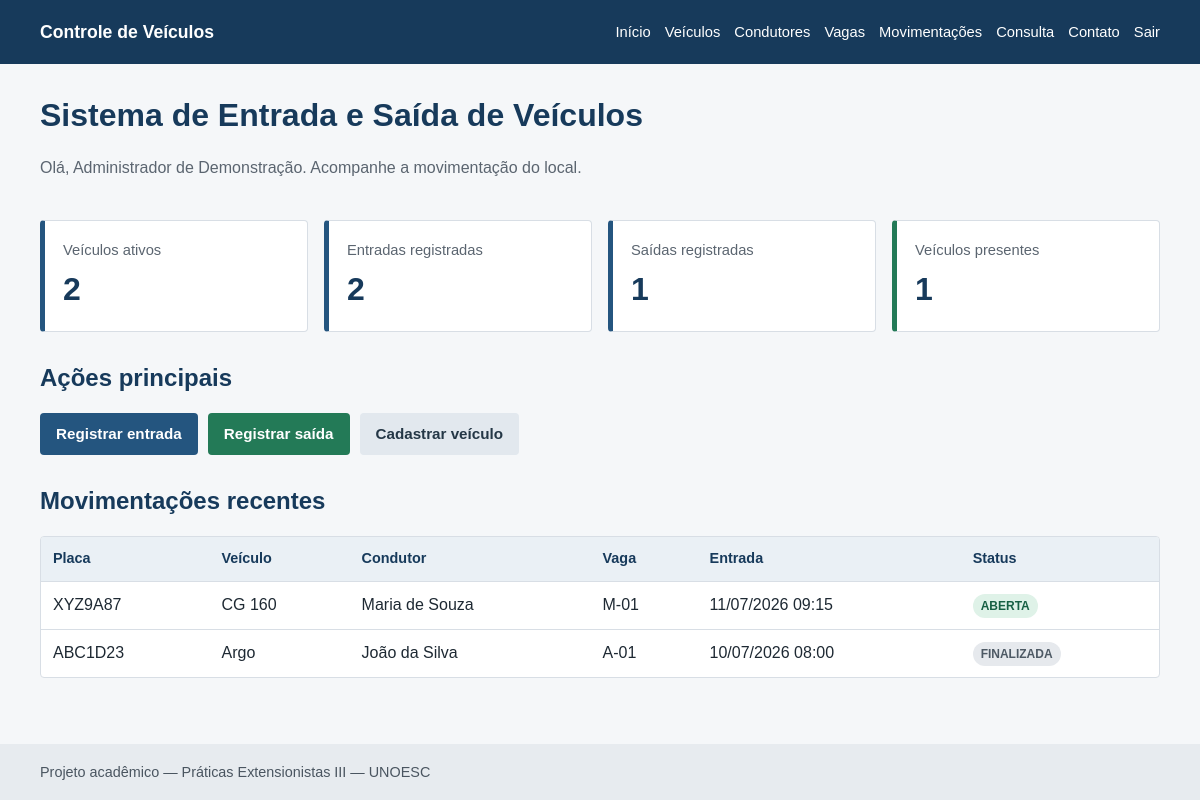
/index.php (signed in), run on the app's committed database.
### tables this page shows
CREATE TABLE movimentacoes (
    id_movimentacao INT UNSIGNED AUTO_INCREMENT PRIMARY KEY,
    id_veiculo INT UNSIGNED NOT NULL,
    id_condutor INT UNSIGNED NOT NULL,
    id_vaga INT UNSIGNED NOT NULL,
    id_usuario_entrada INT UNSIGNED NOT NULL,
    id_usuario_saida INT UNSIGNED NULL,
    data_hora_entrada DATETIME NOT NULL DEFAULT CURRENT_TIMESTAMP,
    data_hora_saida DATETIME NULL,
    motivo_visita VARCHAR(150) NULL,
    observacao VARCHAR(255) NULL,
    status ENUM('ABERTA', 'FINALIZADA') NOT NULL DEFAULT 'ABERTA',
    CONSTRAINT fk_movimentacoes_veiculo FOREIGN KEY (id_veiculo)
        REFERENCES veiculos (id_veiculo) ON UPDATE CASCADE ON DELETE RESTRICT,
    CONSTRAINT fk_movimentacoes_condutor FOREIGN KEY (id_condutor)
        REFERENCES condutores (id_condutor) ON UPDATE CASCADE ON DELETE RESTRICT,
    CONSTRAINT fk_movimentacoes_vaga FOREIGN KEY (id_vaga)
        REFERENCES vagas (id_vaga) ON UPDATE CASCADE ON DELETE RESTRICT,
    CONSTRAINT fk_movimentacoes_usuario_entrada FOREIGN KEY (id_usuario_entrada)
        REFERENCES usuarios (id_usuario) ON UPDATE CASCADE ON DELETE RESTRICT,
    CONSTRAINT fk_movimentacoes_usuario_saida FOREIGN KEY (id_usuario_saida)
        REFERENCES usuarios (id_usuario) ON UPDATE CASCADE ON DELETE RESTRICT,
    INDEX idx_movimentacoes_entrada (data_hora_entrada),
    INDEX idx_movimentacoes_saida (data_hora_saida),
    INDEX idx_movimentacoes_status_veiculo (status, id_veiculo)
);

CREATE TABLE veiculos (
    id_veiculo INT UNSIGNED AUTO_INCREMENT PRIMARY KEY,
    id_condutor INT UNSIGNED NOT NULL,
    placa VARCHAR(8) NOT NULL UNIQUE,
    marca VARCHAR(50) NOT NULL,
    modelo VARCHAR(80) NOT NULL,
    cor VARCHAR(40) NOT NULL,
    ano_modelo SMALLINT UNSIGNED NULL,
    tipo_veiculo ENUM('CARRO', 'MOTO', 'UTILITARIO', 'OUTRO') NOT NULL DEFAULT 'CARRO',
    observacao VARCHAR(255) NULL,
    status ENUM('ATIVO', 'INATIVO') NOT NULL DEFAULT 'ATIVO',
    created_at DATETIME NOT NULL DEFAULT CURRENT_TIMESTAMP,
    updated_at DATETIME NOT NULL DEFAULT CURRENT_TIMESTAMP ON UPDATE CURRENT_TIMESTAMP,
    CONSTRAINT fk_veiculos_condutor FOREIGN KEY (id_condutor)
        REFERENCES condutores (id_condutor)
        ON UPDATE CASCADE ON DELETE RESTRICT,
    INDEX idx_veiculos_placa (placa),
    INDEX idx_veiculos_modelo (modelo)
);

CREATE TABLE condutores (
    id_condutor INT UNSIGNED AUTO_INCREMENT PRIMARY KEY,
    nome VARCHAR(120) NOT NULL,
    cpf CHAR(11) NULL UNIQUE,
    telefone VARCHAR(20) NULL,
    email VARCHAR(150) NULL,
    tipo_condutor ENUM('FUNCIONARIO', 'VISITANTE', 'PRESTADOR', 'OUTRO') NOT NULL DEFAULT 'VISITANTE',
    unidade_setor VARCHAR(100) NULL,
    status ENUM('ATIVO', 'INATIVO') NOT NULL DEFAULT 'ATIVO',
    created_at DATETIME NOT NULL DEFAULT CURRENT_TIMESTAMP,
    updated_at DATETIME NOT NULL DEFAULT CURRENT_TIMESTAMP ON UPDATE CURRENT_TIMESTAMP,
    INDEX idx_condutores_nome (nome)
);

CREATE TABLE vagas (
    id_vaga INT UNSIGNED AUTO_INCREMENT PRIMARY KEY,
    codigo VARCHAR(20) NOT NULL UNIQUE,
    setor VARCHAR(80) NOT NULL,
    tipo_vaga ENUM('CARRO', 'MOTO', 'UTILITARIO', 'GERAL') NOT NULL DEFAULT 'GERAL',
    status ENUM('LIVRE', 'OCUPADA', 'INATIVA') NOT NULL DEFAULT 'LIVRE',
    observacao VARCHAR(255) NULL,
    created_at DATETIME NOT NULL DEFAULT CURRENT_TIMESTAMP,
    updated_at DATETIME NOT NULL DEFAULT CURRENT_TIMESTAMP ON UPDATE CURRENT_TIMESTAMP
);

### src/includes/helpers.php (called while the page is built, shortened)
<?php
function e(?string $value): string
{
    return htmlspecialchars($value ?? '', ENT_QUOTES, 'UTF-8');
}
function url(string $path = ''): string
{
    $script = str_replace('\\', '/', dirname($_SERVER['SCRIPT_NAME'] ?? '/'));
    $base = preg_replace('#/(veiculos|condutores|vagas|movimentacoes|relatorios)$#', '', $script);
    return rtrim($base ?: '/', '/') . '/' . ltrim($path, '/');
}

### src/index.php (the view, shortened to what this page needs)
<?php
$pdo = db();
$resumo = [
    'veiculos' => (int) $pdo->query("SELECT COUNT(*) FROM veiculos WHERE status = 'ATIVO'")->fetchColumn(),
    'entradas' => (int) $pdo->query('SELECT COUNT(*) FROM movimentacoes')->fetchColumn(),
    'saidas' => (int) $pdo->query("SELECT COUNT(*) FROM movimentacoes WHERE status = 'FINALIZADA'")->fetchColumn(),
    'presentes' => (int) $pdo->query("SELECT COUNT(*) FROM movimentacoes WHERE status = 'ABERTA'")->fetchColumn(),
];
$recentes = $pdo->query("SELECT m.*, v.placa, v.modelo, c.nome AS condutor, vg.codigo AS vaga
    FROM movimentacoes m
    JOIN veiculos v ON v.id_veiculo = m.id_veiculo
    JOIN condutores c ON c.id_condutor = m.id_condutor
    JOIN vagas vg ON vg.id_vaga = m.id_vaga
    ORDER BY m.data_hora_entrada DESC LIMIT 5")->fetchAll();
require __DIR__ . '/includes/header.php';
?>
<div class="page-heading">
    <div><h1>Sistema de Entrada e Saída de Veículos</h1><p>Olá, <?= e($_SESSION['usuario']['nome']) ?>. Acompanhe a movimentação do local.</p></div>
</div>
<section class="stats-grid" aria-label="Resumo">
    <article class="stat"><span>Veículos ativos</span><strong><?= $resumo['veiculos'] ?></strong></article>
    <article class="stat"><span>Entradas registradas</span><strong><?= $resumo['entradas'] ?></strong></article>
    <article class="stat"><span>Saídas registradas</span><strong><?= $resumo['saidas'] ?></strong></article>
    <article class="stat highlight"><span>Veículos presentes</span><strong><?= $resumo['presentes'] ?></strong></article>
</section>
<section>
    <h2>Ações principais</h2>
    <div class="action-row">
        <a class="button" href="<?= e(url('movimentacoes/entrada.php')) ?>">Registrar entrada</a>
        <a class="button button-secondary" href="<?= e(url('movimentacoes/index.php')) ?>">Registrar saída</a>
        <a class="button button-light" href="<?= e(url('veiculos/form.php')) ?>">Cadastrar veículo</a>
    </div>
</section>
<section>
    <h2>Movimentações recentes</h2>
    <?php if (!$recentes): ?><p class="empty-state">Nenhuma movimentação registrada.</p><?php else: ?>
    <div class="table-wrap"><table><thead><tr><th>Placa</th><th>Veículo</th><th>Condutor</th><th>Vaga</th><th>Entrada</th><th>Status</th></tr></thead><tbody>
    <?php foreach ($recentes as $item): ?><tr><td><?= e($item['placa']) ?></td><td><?= e($item['modelo']) ?></td><td><?= e($item['condutor']) ?></td><td><?= e($item['vaga']) ?></td><td><?= e(date('d/m/Y H:i', strtotime($item['data_hora_entrada']))) ?></td><td><span class="badge badge-<?= strtolower($item['status']) ?>"><?= e($item['status']) ?></span></td></tr><?php endforeach; ?>
    </tbody></table></div><?php endif; ?>
</section>
<?php require __DIR__ . '/includes/footer.php'; ?>

### src/includes/header.php (shortened to what this page needs)
<?php
require_once __DIR__ . '/helpers.php';
?>
<!doctype html>
<html lang="pt-BR">
<head>
    <link rel="stylesheet" href="<?= e(url('css/style.css')) ?>">
</head>
<body>
<header class="site-header">
    <div class="container header-row">
        <a class="brand" href="<?= e(url('index.php')) ?>">Controle de Veículos</a>
        <?php if (!empty($_SESSION['usuario'])): ?>
            <nav class="main-nav" data-menu>
                <a href="<?= e(url('index.php')) ?>">Início</a>
                <a href="<?= e(url('veiculos/index.php')) ?>">Veículos</a>
                <a href="<?= e(url('condutores/index.php')) ?>">Condutores</a>
                <a href="<?= e(url('vagas/index.php')) ?>">Vagas</a>
                <a href="<?= e(url('movimentacoes/index.php')) ?>">Movimentações</a>
                <a href="<?= e(url('relatorios/index.php')) ?>">Consulta</a>
                <a href="<?= e(url('contato.php')) ?>">Contato</a>
                <a href="<?= e(url('logout.php')) ?>">Sair</a>
            </nav>
        <?php endif; ?>
    </div>
</header>
<main class="container main-content">

### src/includes/footer.php (shortened to what this page needs)
</main>
<footer class="site-footer">
    <div class="container">Projeto acadêmico — Práticas Extensionistas III — UNOESC</div>
</footer>
</body>
</html>

### src/css/style.css (style rules this page uses)
:root { --blue:#24557f;--blue-dark:#173a5b;--blue-soft:#eaf2f8;--green:#237a57;--red:#a23b3b;--gray:#5b6570;--line:#d8dee5;--bg:#f5f7f9;--white:#fff }
* { box-sizing:border-box }
body { margin:0;font-family:Arial,sans-serif;color:#1e2933;background:var(--bg);line-height:1.5 }
.container { width:min(1120px,calc(100% - 32px));margin:0 auto }
.site-header { background:var(--blue-dark);color:#fff }
.header-row { min-height:64px;display:flex;align-items:center;justify-content:space-between;gap:20px }
.brand { color:#fff;text-decoration:none;font-weight:700;font-size:1.1rem }
.main-nav { display:flex;align-items:center;gap:14px;flex-wrap:wrap }
.main-nav a { color:#fff;text-decoration:none;font-size:.92rem }
.main-content { min-height:calc(100vh - 120px);padding:32px 0 }
.site-footer { background:#e7ebef;color:#4a5560;padding:18px 0;font-size:.9rem }
h1,h2 { color:var(--blue-dark);line-height:1.2 }
h1 { margin-top:0 }
.muted,.page-heading p { color:var(--gray) }
.page-heading { display:flex;align-items:flex-start;justify-content:space-between;gap:20px;margin-bottom:22px }
.stats-grid { display:grid;grid-template-columns:repeat(4,1fr);gap:16px;margin:24px 0 32px }
.stat { background:#fff;border:1px solid var(--line);border-left:5px solid var(--blue);padding:18px;border-radius:4px }
.stat span { display:block;color:var(--gray);font-size:.92rem }
.stat strong { display:block;font-size:2rem;color:var(--blue-dark);margin-top:4px }
.stat.highlight { border-left-color:var(--green) }
.action-row { display:flex;gap:10px;flex-wrap:wrap;margin-bottom:32px }
.button { display:inline-block;border:0;border-radius:4px;background:var(--blue);color:#fff;padding:10px 16px;text-decoration:none;font-weight:700;cursor:pointer;font-size:.95rem }
.button-secondary { background:var(--green) }
.button-light { background:#e2e8ee;color:#243746 }
.table-wrap { overflow-x:auto;background:#fff;border:1px solid var(--line);border-radius:4px }
table { width:100%;border-collapse:collapse }
th,td { text-align:left;padding:11px 12px;border-bottom:1px solid var(--line);vertical-align:middle }
th { background:#eaf0f5;color:var(--blue-dark);font-size:.9rem }
tr:last-child td { border-bottom:0 }
.badge { display:inline-block;padding:3px 8px;border-radius:999px;font-size:.75rem;font-weight:700 }
.badge-aberta,.badge-ativo,.badge-livre { background:#dff2e8;color:#176044 }
.badge-finalizada,.badge-inativo { background:#e6e9ed;color:#4d5964 }

### data on the page
movimentacoes: id_usuario_entrada "1", id_veiculo.placa "XYZ9A87", id_veiculo.modelo "CG 160", id_condutor.nome "Maria de Souza", id_vaga.codigo "M-01", data_hora_entrada "11/07/2026 09:15", status "ABERTA"
movimentacoes: id_veiculo.placa "ABC1D23", id_veiculo.modelo "Argo", id_condutor.nome "João da Silva", id_vaga.codigo "A-01", data_hora_entrada "10/07/2026 08:00", status "FINALIZADA"

### other printed values
$_SESSION['usuario']['nome'] "Administrador de Demonstração"
$resumo['veiculos'] "2"
$resumo['entradas'] "2"
